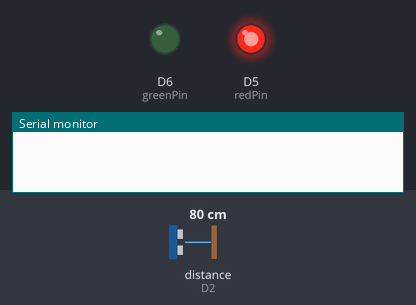
Bench run of a sketch on a simulated ESP8266 (NodeMCU). Shown: output pins drawn as LEDs (lit = HIGH), the last lines printed to the serial monitor. The test bench sets the inputs (shaded band); at power-on: distance to the obstacle (sensor on D2) 80 cm. The echo pulse lasts 58.3 µs per cm.

Above: at 1.9 s.
2.0 s: distance to the obstacle (sensor on D2) set to 32 cm
3.5 s: distance to the obstacle (sensor on D2) set to 28 cm
At 4.1 s:
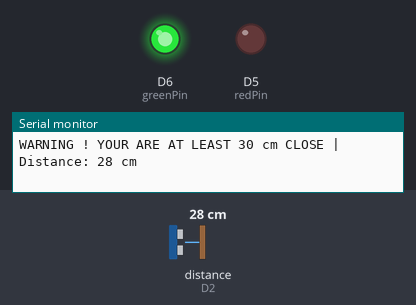
5.0 s: distance to the obstacle (sensor on D2) set to 35 cm
At 5.7 s:
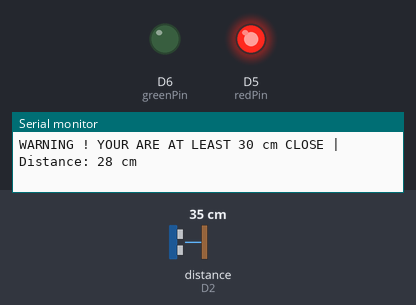
6.8 s: distance to the obstacle (sensor on D2) set to 2 cm
At 8.5 s:
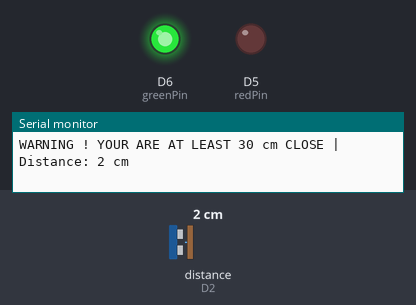
Timing chart, 0 to 9.6 s (numbered marks = the images above; inputs shaded):
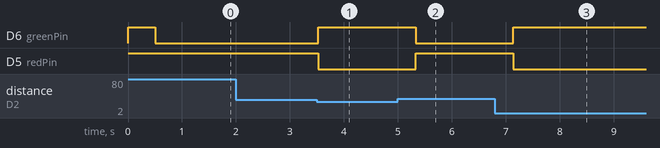

The sketch:

LAB_3_ASS_RGB_ULTRASOUND.ino
```cpp
// Define the pins for the ultrasonic sensor and RGB LED
#include <NewPingESP8266.h>
#define TRIGGER_PIN D1
#define ECHO_PIN    D2
#define MAX_DISTANCE 200 // Maximum distance we want to ping for (in centimeters). Maximum sensor distance is 400-500cm.
NewPingESP8266 sonar(TRIGGER_PIN, ECHO_PIN, MAX_DISTANCE); // Initialization of the sonar

const int redPin = D5;
const int greenPin = D6;

void setup() {
  // Initialize the serial communication for debugging purposes
  Serial.begin(9600);

  // Configure the pins
  pinMode(redPin, OUTPUT);
  pinMode(greenPin, OUTPUT);

  // Turn off the RGB LED initially
  digitalWrite(redPin, HIGH);
  digitalWrite(greenPin, HIGH);
}

void loop() {
  // Send a 10us pulse to the ultrasonic sensor to trigger a measurement
  delay(500); // Wait 500ms between pings (about 2 pings/sec). 29ms should be the shortest delay between pings.
  unsigned int uS = sonar.ping(); // Send ping, get ping time in microseconds (US).

  // Debugging output
  //Serial.print("Distance: ");
  //Serial.print(uS / US_ROUNDTRIP_CM);
  //Serial.println(" cm");

  // Turn on the red LED if an object is detected within 30 cm, otherwise turn on the green LED
  if (uS / US_ROUNDTRIP_CM <= 30) {
    digitalWrite(redPin, LOW); // Turn on red LED
    digitalWrite(greenPin, HIGH);
    Serial.print("WARNING ! YOUR ARE AT LEAST 30 cm CLOSE | "); // Print Warning message
    Serial.print("Distance: ");
    Serial.print(uS / US_ROUNDTRIP_CM);
    Serial.println(" cm");

  } else {
    digitalWrite(redPin, HIGH); // Turn off red LED
    digitalWrite(greenPin, LOW); // Turn on green LED
  }

  // Wait for a short time before taking the next measurement
  delay(100);
}
```

Measured:
- the behaviour switches between 31 and 30 cm on distance to the obstacle (sensor on D2) (found by bisection; images 0 and 1)
- after the input at 2.0 s, every drawn part: stays the same
- after the input at 3.5 s, D6 (greenPin): LOW → HIGH at once; D5 (redPin): HIGH → LOW at once
- after the input at 5.0 s, D6 (greenPin): HIGH → LOW after 0.33 s; D5 (redPin): LOW → HIGH after 0.33 s
- after the input at 6.8 s, D6 (greenPin): LOW → HIGH after 0.34 s; D5 (redPin): HIGH → LOW after 0.34 s
